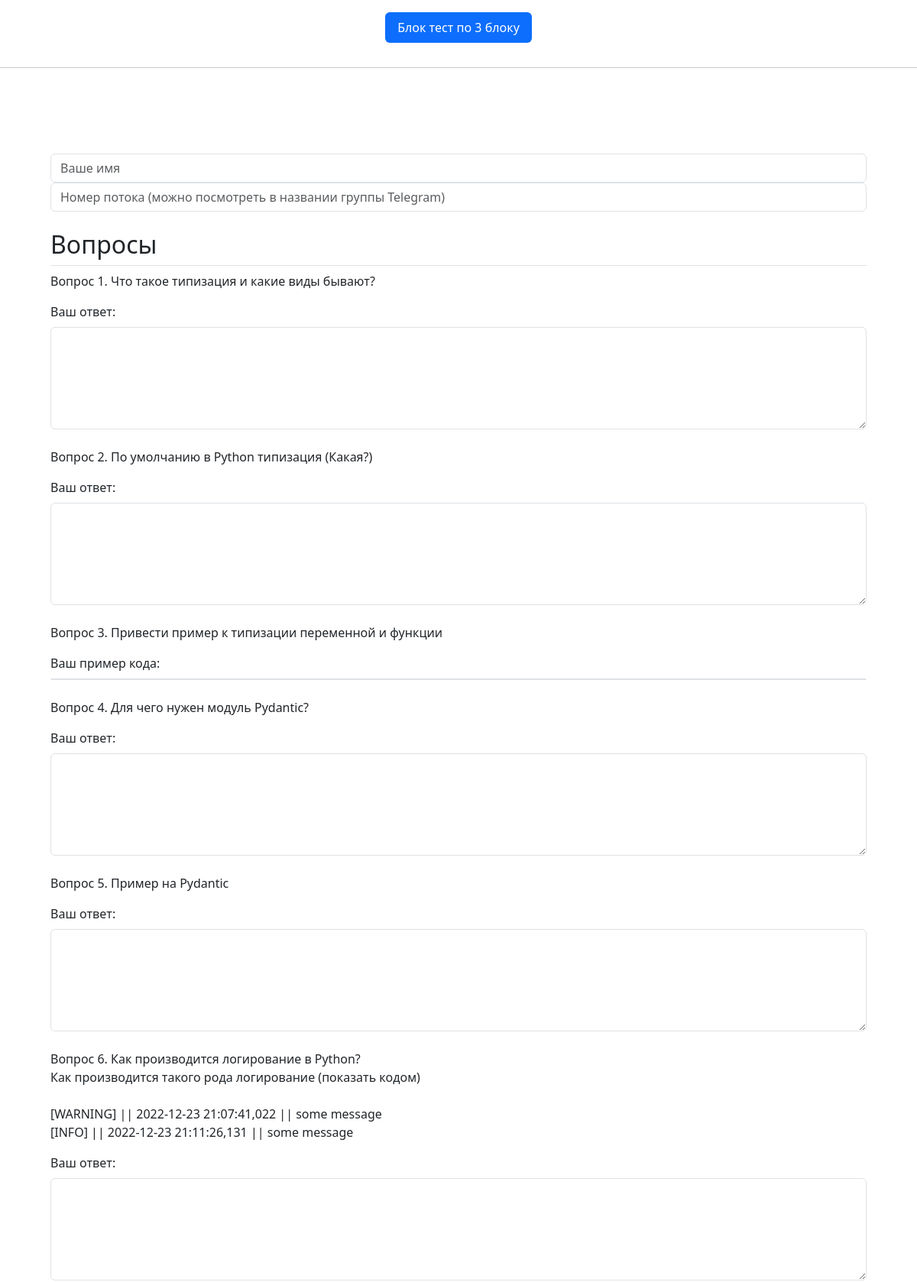
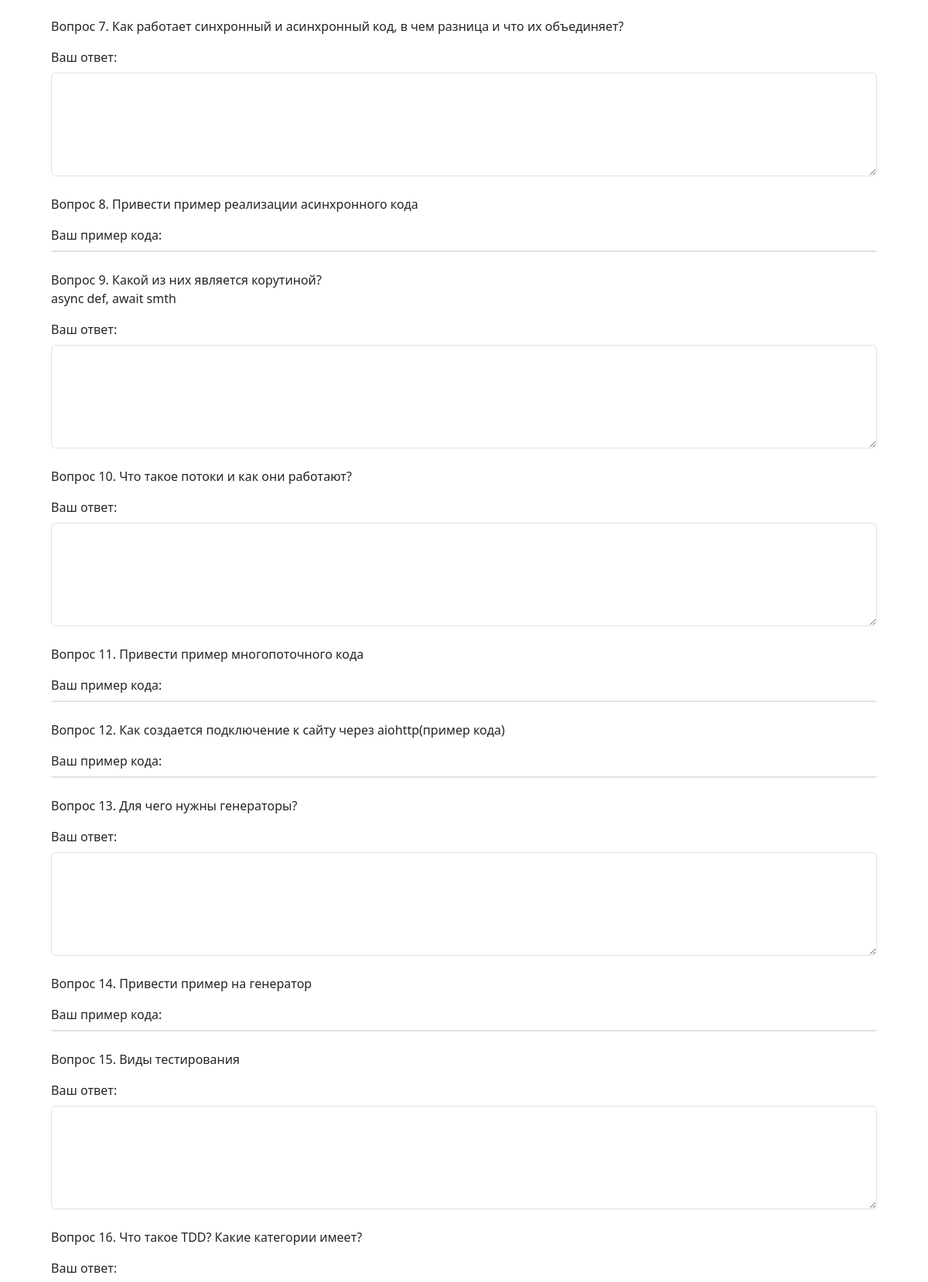
The page / (upper part) on the database its author committed (2 pictures, top to bottom).
### testapp/models.py (models this page shows)
class Question(models.Model):
    name = models.TextField()
    def __str__(self):
        return str(self.name)

### testapp/views.py (the view, shortened to what this page needs)
# urls.py: path('', views.main_page),
def main_page(request):
    all_questions = Question.objects.all()
    text = ''
    return render(request, 'main.html', {'questions': all_questions})

### testapp/templates/main.html (shortened to what this page needs)
{% load static %}
<!DOCTYPE html>
<html lang="ru">
<head>
  <link rel="stylesheet" href="https://cdn.jsdelivr.net/npm/bootstrap@5.3.3/dist/css/bootstrap.min.css">
  <link rel="stylesheet" href="https://cdnjs.cloudflare.com/ajax/libs/codemirror/5.65.10/codemirror.min.css">
</head>
<body>
<header class="d-flex justify-content-center py-3">
  <ul class="nav nav-pills">
    <li class="nav-item"><a href="#" class="nav-link active" aria-current="page">Блок тест по 3 блоку</a></li>
  </ul>
</header>
<hr>
<div class="container">
  <div class="container px-4 py-5" id="featured-3">
    <div class="row g-4 py-5 row-cols-1 row-cols-lg-1">
      <form method="post">
          <div class="mb-4">
          <input class="form-control" type="text" name="st_name" placeholder="Ваше имя">
          <input class="form-control" type="number" name="st_group" placeholder="Номер потока (можно посмотреть в названии группы Telegram)">
          </div>
          <h2 class="pb-2 border-bottom">Вопросы</h2>
        {% for q in questions %}
          <div class="mb-4">
            <p style="white-space: pre-wrap;">Вопрос {{ q }}</p>
            {% if "пример" in q.name %}
              <div class="mb-3">
                <label for="code_{{ q.id }}" class="form-label">Ваш пример кода:</label>
                <div id="editor_{{ q.id }}" class="border rounded"></div>
              </div>
            {% else %}
              <div class="mb-3">
                <label for="answer_{{ q.id }}" class="form-label">Ваш ответ:</label>
                <textarea id="answer_{{ q.id }}" name="answer_{{ q.id }}" class="form-control" rows="5"></textarea>
              </div>
            {% endif %}
          </div>
        {% endfor %}
      </form>
    </div>
  </div>
</div>
</body>
</html>

### rows shown on the page
Question: name "1. Что такое типизация и какие виды бывают?"
Question: name "2. По умолчанию в Python типизация (Какая?)"
Question: name "3. Привести пример к типизации переменной и функции"
Question: name "4. Для чего нужен модуль Pydantic?"
Question: name "5. Пример на Pydantic"
Question: name "6. Как производится логирование в Python? Как производится такого рода логирование (показать кодом) [WARNING] || 2022-12-23 21:07:41,022 || some message [INFO] || 2022-12-23 21:11:26,131 || some message"
Question: name "7. Как работает синхронный и асинхронный код, в чем разница и что их объединяет?"
Question: name "8. Привести пример реализации асинхронного кода"
Question: name "9. Какой из них является корутиной? async def, await smth"
Question: name "10. Что такое потоки и как они работают?"
Question: name "11. Привести пример многопоточного кода"
Question: name "12. Как создается подключение к сайту через aiohttp(пример кода)"
Question: name "13. Для чего нужны генераторы?"
Question: name "14. Привести пример на генератор"
Question: name "15. Виды тестирования"
Question: name "16. Что такое TDD? Какие категории имеет?"
